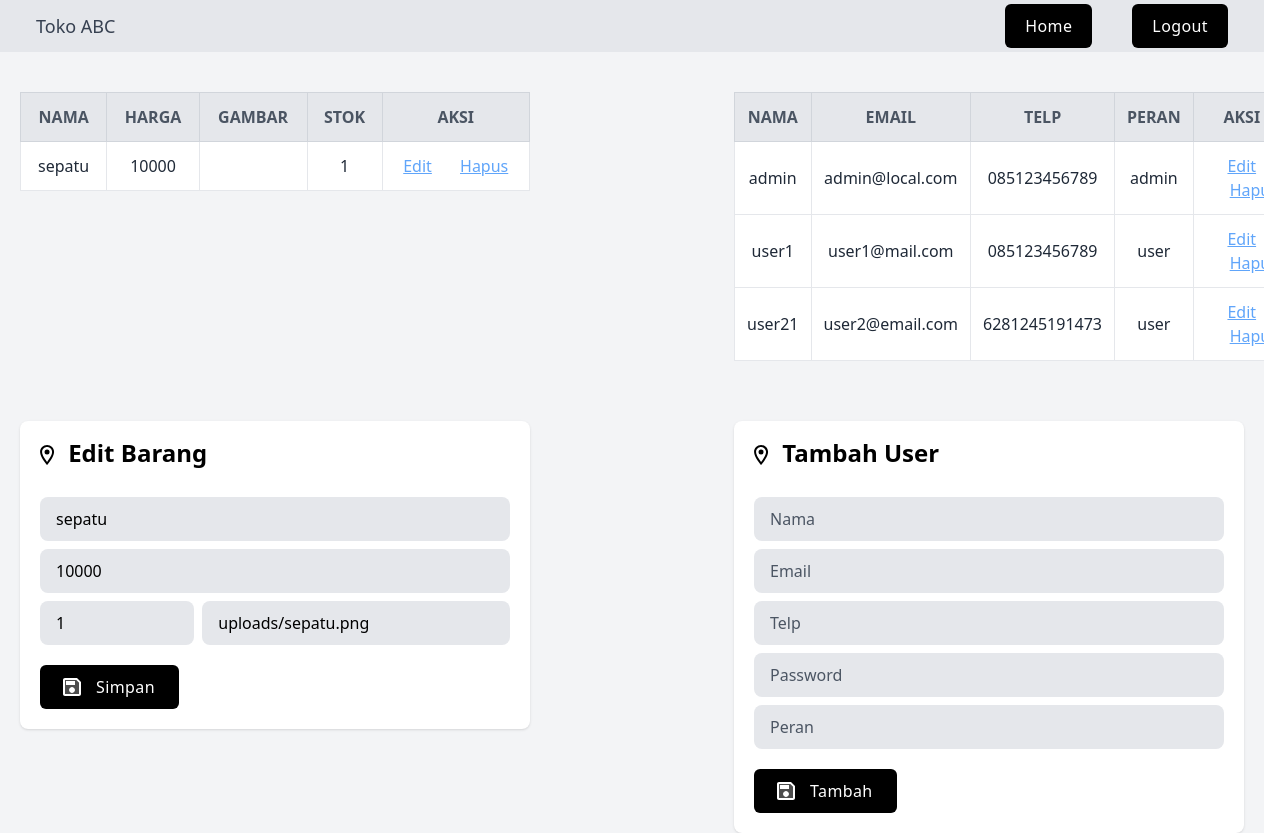
Screenshot of /index.php?id_edit_barang=5 (signed in) with the database file from the repository.
### tables this page shows
CREATE TABLE `barang` (
  `kode_barang` int(11) NOT NULL,
  `nama` varchar(50) NOT NULL,
  `harga` int(11) NOT NULL,
  `gambar` varchar(255) NOT NULL,
  `jml_stok` int(11) NOT NULL
);

CREATE TABLE `user` (
  `kode_user` int(11) NOT NULL,
  `nama` varchar(30) NOT NULL,
  `email` varchar(80) NOT NULL,
  `telp` varchar(30) NOT NULL,
  `password` varchar(255) NOT NULL,
  `peran` varchar(10) NOT NULL
);

### index.php (the view, shortened to what the rows shown need)
<?php
include 'koneksi.php';
function query($query)
{
    global $koneksi;
    $result = mysqli_query($koneksi, $query);
    $rows = [];
    while ($row = mysqli_fetch_assoc($result)) {
        $rows[] = $row;
    }
    return $rows;
}
$id_edit_barang = null;
$id_edit_user = null;
$barang = query("SELECT * FROM barang");
$user = query("SELECT * FROM user");
if (isset($_GET['id_edit_barang'])) {
    $id_edit_barang = $_GET['id_edit_barang'];
    $edit_barang = query("SELECT * FROM barang WHERE kode_barang = $id_edit_barang")[0];
}
?>
<!DOCTYPE html>
<html lang="en">
<head>
    <script src="https://cdn.tailwindcss.com"></script>
</head>
<body class="w-full h-screen bg-gray-100 flex flex-col">
    <link href="https://cdnjs.cloudflare.com/ajax/libs/font-awesome/5.11.2/css/all.min.css" rel="stylesheet">
    <div class="flex flex-row mt-10 mx-5 justify-between " style="height: 40vh;">
        <div class="w-5/12 overflow-y-scroll">
            <table class="border-collapse w-full ">
                <thead>
                    <tr>
                        <th class="p-3 font-bold uppercase bg-gray-200 text-gray-600 border border-gray-300 hidden lg:table-cell">Nama</th>
                        <th class="p-3 font-bold uppercase bg-gray-200 text-gray-600 border border-gray-300 hidden lg:table-cell">harga</th>
                        <th class="p-3 font-bold uppercase bg-gray-200 text-gray-600 border border-gray-300 hidden lg:table-cell">Gambar</th>
                        <th class="p-3 font-bold uppercase bg-gray-200 text-gray-600 border border-gray-300 hidden lg:table-cell">Stok</th>
                        <th class="p-3 font-bold uppercase bg-gray-200 text-gray-600 border border-gray-300 hidden lg:table-cell">Aksi</th>
                    </tr>
                </thead>
                <tbody>
                    <?php
                    foreach ($barang as $b) {
                    ?>
                        <tr class="bg-white lg:hover:bg-gray-100 flex lg:table-row flex-row lg:flex-row flex-wrap lg:flex-no-wrap mb-10 lg:mb-0">
                            <td class="w-full lg:w-auto p-3 text-gray-800 text-center border border-b block lg:table-cell relative lg:static">
                                <?= $b['nama'] ?>
                            </td>
                            <td class="w-full lg:w-auto p-3 text-gray-800 text-center border border-b text-center block lg:table-cell relative lg:static">
                                <?= $b['harga'] ?>
                            </td>
                            <td class="w-full lg:w-auto p-3 text-gray-800 text-center border border-b text-center block lg:table-cell relative lg:static w-20 flex overflow-hidden">
                            </td>
                            <td class="w-full lg:w-auto p-3 text-gray-800 text-center border border-b text-center block lg:table-cell relative lg:static">
                                <?= $b['jml_stok'] ?>
                            </td>
                            <td class="w-full lg:w-auto p-3 text-gray-800  border border-b text-center block lg:table-cell relative lg:static flex flex-col items-center">
                                <a href="./index.php?id_edit_barang=<?= $b['kode_barang'] ?>" class="text-blue-400 hover:text-blue-600 underline">Edit</a>
                                <a href="./barang_handler.php?tipe_aksi=hapus&id=<?= $b['kode_barang'] ?>" class="text-blue-400 hover:text-blue-600 underline pl-6">Hapus</a>
                            </td>
                        </tr>
                    <?php
                    }
                    ?>
                </tbody>
            </table>
        </div>
        <div class="w-5/12">
            <table class="border-collapse w-full">
                <thead>
                    <tr>
                        <th class="p-3 font-bold uppercase bg-gray-200 text-gray-600 border border-gray-300 hidden lg:table-cell">Nama</th>
                        <th class="p-3 font-bold uppercase bg-gray-200 text-gray-600 border border-gray-300 hidden lg:table-cell">Email</th>
                        <th class="p-3 font-bold uppercase bg-gray-200 text-gray-600 border border-gray-300 hidden lg:table-cell">Telp</th>
                        <th class="p-3 font-bold uppercase bg-gray-200 text-gray-600 border border-gray-300 hidden lg:table-cell">Peran</th>
                        <th class="p-3 font-bold uppercase bg-gray-200 text-gray-600 border border-gray-300 hidden lg:table-cell">Aksi</th>
                    </tr>
                </thead>
                <tbody>
                    <?php
                    foreach ($user as $u) {
                    ?>
                        <tr class="bg-white lg:hover:bg-gray-100 flex lg:table-row flex-row lg:flex-row flex-wrap lg:flex-no-wrap mb-10 lg:mb-0">
                            <td class="w-full lg:w-auto p-3 text-gray-800 text-center border border-b block lg:table-cell relative lg:static">
                                <?= $u['nama'] ?>
                            </td>
                            <td class="w-full lg:w-auto p-3 text-gray-800 text-center border border-b text-center block lg:table-cell relative lg:static">
                                <?= $u['email'] ?>
                            </td>
                            <td class="w-full lg:w-auto p-3 text-gray-800 text-center border border-b text-center block lg:table-cell relative lg:static">
                                <?= $u['telp'] ?>
                            </td>
                            <td class="w-full lg:w-auto p-3 text-gray-800 text-center border border-b text-center block lg:table-cell relative lg:static">
                                <?= $u['peran'] ?>
                            </td>
                            <td class="w-full lg:w-auto p-3 text-gray-800  border border-b text-center block lg:table-cell relative lg:static flex flex-col items-center">
                                <a href="./index.php?id_edit_user=<?= $u['kode_user'] ?>" class="text-blue-400 hover:text-blue-600 underline">Edit</a>
                                <a href="./user_handler.php?tipe_aksi=hapus&id=<?= $u['kode_user'] ?>" class="text-blue-400 hover:text-blue-600 underline pl-6">Hapus</a>
                            </td>
                        </tr>
                    <?php
                    }
                    ?>
                </tbody>
            </table>
        </div>
    </div>
    <div class="w-full mt-10 flex flex-row bg-blue px-5 justify-between">
        <div class="w-5/12">
            <?php
            if ($id_edit_barang != null) {
            ?>
                <form action="./barang_handler.php" method="post" enctype="multipart/form-data" class="mt-5 bg-white rounded-lg shadow">
                    <div class="flex">
                        <div class="flex-1 py-5 pl-5 overflow-hidden">
                            <h1 class="inline text-2xl font-semibold leading-none">Edit Barang</h1>
                        </div>
                    </div>
                    <div class="px-5 pb-5">
                        <input placeholder="Nama" name="nama" value="<?= $edit_barang['nama'] ?>" class=" text-black placeholder-gray-600 w-full px-4 py-2.5 mt-2 text-base    transform border-transparent rounded-lg bg-gray-200  focus:border-blueGray-500 focus:bg-white  focus:outline-none focus:shadow-outline focus:ring-2 ring-offset-current ring-offset-2 ring-gray-400">
                        <input placeholder="Harga" name="harga" value="<?= $edit_barang['harga'] ?>" class=" text-black placeholder-gray-600 w-full px-4 py-2.5 mt-2 text-base    transform border-transparent rounded-lg bg-gray-200  focus:border-blueGray-500 focus:bg-white  focus:outline-none focus:shadow-outline focus:ring-2 ring-offset-current ring-offset-2 ring-gray-400">
                        <div class="flex">
                            <div class="flex-grow w-1/4 pr-2"><input placeholder="Stok" name="stok" value="<?= $edit_barang['jml_stok'] ?>" class=" text-black placeholder-gray-600 w-full px-4 py-2.5 mt-2 text-base    transform border-transparent rounded-lg bg-gray-200  focus:border-blueGray-500 focus:bg-white  focus:outline-none focus:shadow-outline focus:ring-2 ring-offset-current ring-offset-2 ring-gray-400"></div>
                            <div class="flex-grow"><input placeholder="url" name="gambar" value="<?= $edit_barang['gambar'] ?>" class=" text-black placeholder-gray-600 w-full px-4 py-2.5 mt-2 text-base    transform border-transparent rounded-lg bg-gray-200  focus:border-blueGray-500 focus:bg-white  focus:outline-none focus:shadow-outline focus:ring-2 ring-offset-current ring-offset-2 ring-gray-400"></div>
                        </div>
                    </div>
                    <div class="flex-initial pl-5 pb-5">
                        <button type="submit" class="flex items-center px-5 py-2.5 font-medium tracking-wide text-white capitalize   bg-black rounded-md hover:bg-gray-800  focus:outline-none focus:bg-gray-900  transition duration-300 transform active:scale-95 ease-in-out">
                            <span class="pl-2 mx-1">Simpan</span>
                        </button>
                    </div>
                </form>
            <?php
            }
            ?>
        </div>
        <div class="w-5/12">
            <?php
            if ($id_edit_user != null) {
            ?>
                <form action="./user_handler.php" method="post" enctype="multipart/form-data" class="mt-5 bg-white rounded-lg shadow">
                    <div class="flex">
                        <div class="flex-1 py-5 pl-5 overflow-hidden">
                            <svg class="inline align-text-top" height="24px" viewBox="0 0 24 24" width="24px" xmlns="http://www.w3.org/2000/svg" fill="#000000">
                                <g>
                                    <path d="m4.88889,2.07407l14.22222,0l0,20l-14.22222,0l0,-20z" fill="none" id="svg_1" stroke="null"></path>
                                    <path d="m7.07935,0.05664c-3.87,0 -7,3.13 -7,7c0,5.25 7,13 7,13s7,-7.75 7,-13c0,-3.87 -3.13,-7 -7,-7zm-5,7c0,-2.76 2.24,-5 5,-5s5,2.24 5,5c0,2.88 -2.88,7.19 -5,9.88c-2.08,-2.67 -5,-7.03 -5,-9.88z" id="svg_2"></path>
                                    <circle cx="7.04807" cy="6.97256" r="2.5" id="svg_3"></circle>
                                </g>
                            </svg>
                            <h1 class="inline text-2xl font-semibold leading-none">Edit User</h1>
                        </div>
                    </div>
                    <div class="px-5 pb-5">
                        <input placeholder="aksi" name="tipe_aksi" value="edit" class=" hidden text-black placeholder-gray-600 w-full px-4 py-2.5 mt-2 text-base    transform border-transparent rounded-lg bg-gray-200  focus:border-blueGray-500 focus:bg-white  focus:outline-none focus:shadow-outline focus:ring-2 ring-offset-current ring-offset-2 ring-gray-400">
                        <input placeholder="id" name="id" value="<?= $edit_user['kode_user'] ?>" class="hidden text-black placeholder-gray-600 w-full px-4 py-2.5 mt-2 text-base    transform border-transparent rounded-lg bg-gray-200  focus:border-blueGray-500 focus:bg-white  focus:outline-none focus:shadow-outline focus:ring-2 ring-offset-current ring-offset-2 ring-gray-400">
                        <input placeholder="Nama" name="nama" value="<?= $edit_user['nama'] ?>" class=" text-black placeholder-gray-600 w-full px-4 py-2.5 mt-2 text-base    transform border-transparent rounded-lg bg-gray-200  focus:border-blueGray-500 focus:bg-white  focus:outline-none focus:shadow-outline focus:ring-2 ring-offset-current ring-offset-2 ring-gray-400">
                        <input placeholder="Email" name="email" value="<?= $edit_user['email'] ?>" class=" text-black placeholder-gray-600 w-full px-4 py-2.5 mt-2 text-base    transform border-transparent rounded-lg bg-gray-200  focus:border-blueGray-500 focus:bg-white  focus:outline-none focus:shadow-outline focus:ring-2 ring-offset-current ring-offset-2 ring-gray-400">
                        <input placeholder="Telp" value="<?= $edit_user['telp'] ?>" name="telp" class=" text-black placeholder-gray-600 w-full px-4 py-2.5 mt-2 text-base    transform border-transparent rounded-lg bg-gray-200  focus:border-blueGray-500 focus:bg-white  focus:outline-none focus:shadow-outline focus:ring-2 ring-offset-current ring-offset-2 ring-gray-400">
                        <input placeholder="Password" value="<?= $edit_user['password'] ?>" name="password" class=" text-black placeholder-gray-600 w-full px-4 py-2.5 mt-2 text-base    transform border-transparent rounded-lg bg-gray-200  focus:border-blueGray-500 focus:bg-white  focus:outline-none focus:shadow-outline focus:ring-2 ring-offset-current ring-offset-2 ring-gray-400">
                        <input placeholder="Peran" name="peran" value="<?= $edit_user['peran'] ?>" class=" text-black placeholder-gray-600 w-full px-4 py-2.5 mt-2 text-base    transform border-transparent rounded-lg bg-gray-200  focus:border-blueGray-500 focus:bg-white  focus:outline-none focus:shadow-outline focus:ring-2 ring-offset-current ring-offset-2 ring-gray-400">
                        <!-- <div class="flex">
                            <div class="flex-grow w-1/4 pr-2"><input placeholder="Stok" name="stok" class=" text-black placeholder-gray-600 w-full px-4 py-2.5 mt-2 text-base    transform border-transparent rounded-lg bg-gray-200  focus:border-blueGray-500 focus:bg-white  focus:outline-none focus:shadow-outline focus:ring-2 ring-offset-current ring-offset-2 ring-gray-400"></div>
                            <div class="flex-grow"><input type="file" name="file" class=" text-black placeholder-gray-600 w-full px-4 py-2.5 mt-2 text-base    transform border-transparent rounded-lg bg-gray-200  focus:border-blueGray-500 focus:bg-white  focus:outline-none focus:shadow-outline focus:ring-2 ring-offset-current ring-offset-2 ring-gray-400"></div>
                        </div> -->
                    </div>
                    <div class="flex-initial pl-5 pb-5">
                        <button type="submit" class="flex items-center px-5 py-2.5 font-medium tracking-wide text-white capitalize   bg-black rounded-md hover:bg-gray-800  focus:outline-none focus:bg-gray-900  transition duration-300 transform active:scale-95 ease-in-out">
                            <svg xmlns="http://www.w3.org/2000/svg" height="24px" viewBox="0 0 24 24" width="24px" fill="#FFFFFF">
                                <path d="M0 0h24v24H0V0z" fill="none"></path>
                                <path d="M5 5v14h14V7.83L16.17 5H5zm7 13c-1.66 0-3-1.34-3-3s1.34-3 3-3 3 1.34 3 3-1.34 3-3 3zm3-8H6V6h9v4z" opacity=".3"></path>
                                <path d="M17 3H5c-1.11 0-2 .9-2 2v14c0 1.1.89 2 2 2h14c1.1 0 2-.9 2-2V7l-4-4zm2 16H5V5h11.17L19 7.83V19zm-7-7c-1.66 0-3 1.34-3 3s1.34 3 3 3 3-1.34 3-3-1.34-3-3-3zM6 6h9v4H6z"></path>
                            </svg>
                            <span class="pl-2 mx-1">Simpan</span>
                        </button>
                    </div>
                </form>
            <?php
            } else {
            ?>
                <form action="./user_handler.php" method="post" enctype="multipart/form-data" class="mt-5 bg-white rounded-lg shadow">
                    <div class="flex">
                        <div class="flex-1 py-5 pl-5 overflow-hidden">
                            <h1 class="inline text-2xl font-semibold leading-none">Tambah User</h1>
                        </div>
                    </div>
                </form>
            <?php
            }
            ?>
        </div>
    </div>
</body>
</html>

### rows the page displays
barang: nama "sepatu", harga "10000", jml_stok "1", stok "1", gambar "uploads/sepatu.png"
user: nama "admin", email "admin@local.com", telp "085123456789", peran "admin"
user: nama "user1", email "user1@mail.com", telp "085123456789", peran "user"
user: nama "user21", email "user2@email.com", telp "6281245191473", peran "user"
